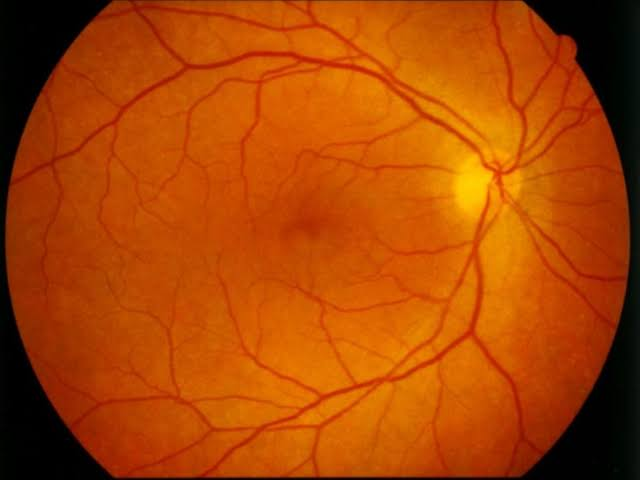
#> input picture Clase/retina.jpg, 640 x 480 px
$ jupyter execute --allow-errors 01_intro_python.ipynb
#> lines starting #> are read from the running program, lines starting #| are printed output that depends on the picture; after the words box and inside, x2 and y2 are one past the last pixel; in counts of white or black regions, pixels touching at a corner belong together
# **-Operaciones básicas en Python-**

#### **Objetivo general:** Conocer y aplicar conceptos básicos de programación en Python, como el uso de variables, funciones, estructuras condicionales y generación de gráficas, para analizar, clasificar y visualizar datos.

# Variables

**Objetivo:** Aprender a utilizar variables en Python para almacenar datos y utilizarlos en operaciones y análisis dentro del programa.

## *Función: mandar a imprimir*

[cell 1]
print("Hola")

[cell 2]
print("Hola mundo")

## *Operaciones*

### Sumatoria

[cell 3]
a = 5
b = 10
print(a + b)

### Multiplicación

[cell 4]
a = 5
b = 10
print (a*b)

## *Variable*

[cell 5]
nombre = "Laboratorio"
print(nombre)

## *Operación con lista de datos*

### Promedios

Variable

[cell 6]
datos = [10, 12, 15, 18, 20]

Operación

[cell 7]
promedio = sum(datos)/len(datos)

Función

[cell 8]
print(promedio)

[cell 9]
datos_dos = [5, 8, 12, 9, 10, 15, 18, 20, 21, 3]

[cell 10]
promedio_dos = sum(datos_dos)/len(datos_dos)

[cell 11]
print(promedio_dos)

### Número máximo

[cell 12]
maximo = max(datos_dos)

[cell 13]
print(maximo)

**Conclusión:** Se comprendió el uso de variables en Python para almacenar y manejar datos. Además de interpretar que las variables son fundamentales para realizar operaciones y organizar la información en el código.

# Funciones en Python

**Objetivo:** Comprender y aplicar el uso de funciones en Python para organizar el código, reutilizar instrucciones y automatizar procesos como el análisis de datos.

### Definir una función

[cell 14]
def saludar():
    print("Hola mundo")

### Llamar a la función

[cell 15]
saludar()

### Sumatoria

[cell 16]
def sumar(a,b):
    return a + b

[cell 17]
resultado=sumar(2,6)

[cell 18]
print (resultado)

### Promedio

[cell 19]
def calcular_promedio(lista):
    return sum(lista)/len(lista)

[cell 20]
lista=[4,8,3,7,9]

[cell 21]
print (calcular_promedio(lista))

### Valor máximo

[cell 22]
def valor_maximo(lista):
    return max(lista)

[cell 23]
print(valor_maximo(lista))

### Valor mínimo

[cell 24]
def valor_minimo(lista):
    return min(lista)

[cell 25]
print (valor_minimo(lista))

[cell 26]
lista_dos=[12, 15, 18, 22, 45]

[cell 27]
def valor_min(lista_dos):
    return min(lista_dos)

[cell 28]
print(valor_min(lista_dos))

**Conclusión:** En esta parte aprendí a utilizar funciones en Python para organizar mejor el código y evitar repetir instrucciones. Además, se analizó que las funciones permiten realizar tareas de forma más ordenada y eficiente.

# Gráficas

**Objetivo:** Aprender a generar y utilizar gráficas en Python para visualizar y analizar datos, permitiendo observar la distribución, comparación y relación entre distintos valores.

**Sesión 6 04/03/26**

### Importar libreria

[cell 29]
import matplotlib.pyplot as plt

### Gráfica de líneas

[cell 30]
datos = [3, 5, 7, 4, 6]

[cell 31]
plt.plot(datos)
plt.title("Datos simulados")
plt.xlabel("Índice")
plt.ylabel("Valor")
plt.show()

[cell 32]
datos2 = [27,24,17,32,12,17,23,19,28,11]

[cell 33]
plt.plot(datos2)
plt.title("Nueva gráfica")
plt.show()
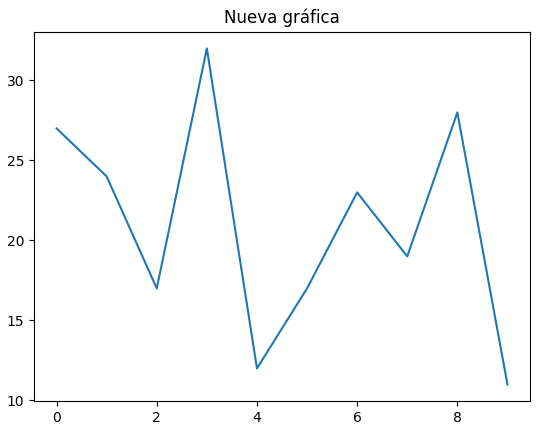
#> figure drawn by matplotlib, 1 panel; curve peaks at x = 3, y = 32

### Gráfica de barras

[cell 34]
carreras = ["Medicina", "Enfermería", "Odontología"]
estudiantes = [50, 35, 20]

plt.bar(carreras, estudiantes)
plt.title("Número de estudiantes por carrera")
plt.xlabel("Carrera")
plt.ylabel("Cantidad")

plt.show()
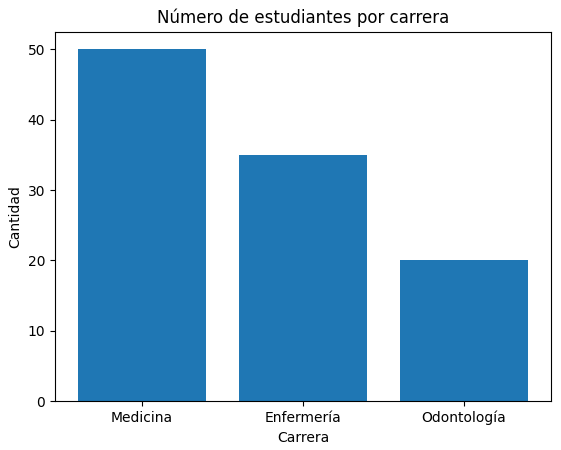
#> figure drawn by matplotlib, 1 panel; tallest bar 50 high, from x = -0.4 to 0.4

### Gráfica de pastel

[cell 35]
frutas = ["Manzana", "Plátano", "Naranja"]
cantidad = [40, 35, 25]

plt.pie(cantidad, labels=frutas, autopct="%1.1f%%")
plt.title("Distribución de frutas")

plt.show()
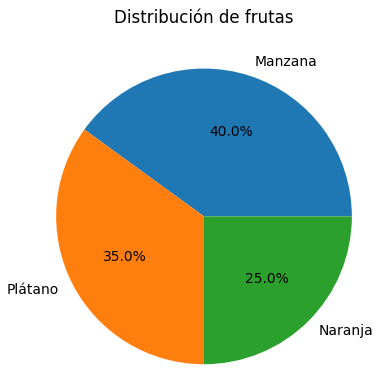
#> figure drawn by matplotlib, 1 panel

### Histograma

[cell 36]
calificaciones = [60,70,80,90,75,85,95,65,70,88]

plt.hist(calificaciones)
plt.title("Distribución de calificaciones")
plt.xlabel("Calificación")
plt.ylabel("Frecuencia")

plt.show()
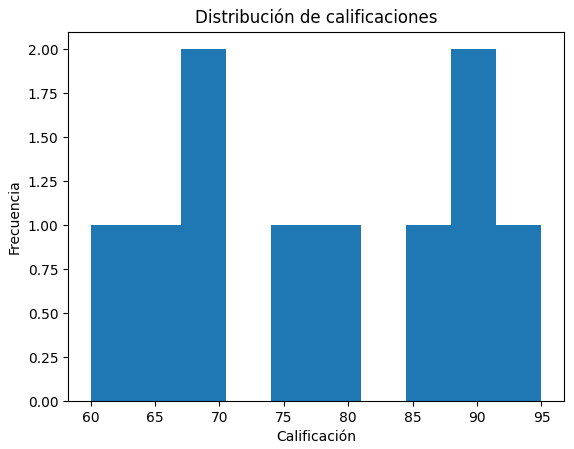
#> figure drawn by matplotlib, 1 panel

### Gráfica de área

[cell 37]
x = [1,2,3,4,5]
y = [3,5,4,6,7]

plt.fill_between(x, y)
plt.title("Gráfica de área")
plt.xlabel("Tiempo")
plt.ylabel("Valor")

plt.show()
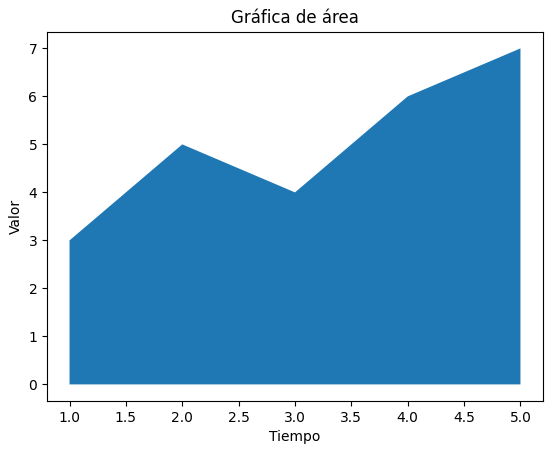
#> figure drawn by matplotlib, 1 panel

### Gráfica de bigotes

[cell 38]
datos = [10,12,14,15,18,20,22,25,30]

plt.boxplot(datos)
plt.title("Distribución de datos")

plt.show()
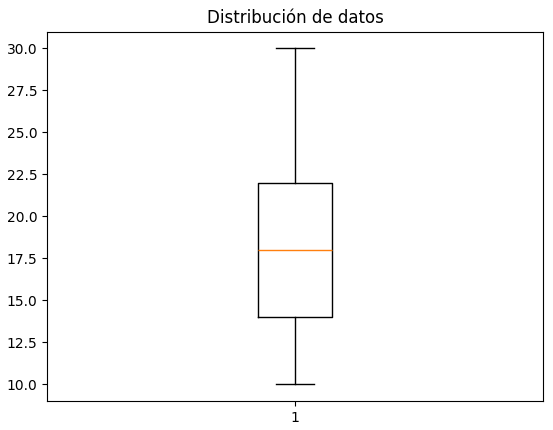
#> figure drawn by matplotlib, 1 panel

### Gráfica 3D

[cell 39]
import numpy as np
from mpl_toolkits.mplot3d import Axes3D

# Crear datos
x = np.linspace(-5, 5, 50)
y = np.linspace(-5, 5, 50)

X, Y = np.meshgrid(x, y)

Z = np.sin(np.sqrt(X**2 + Y**2))

# Crear gráfica
fig = plt.figure()
ax = fig.add_subplot(111, projection='3d')

ax.plot_surface(X, Y, Z)

ax.set_title("Superficie 3D")

plt.show()
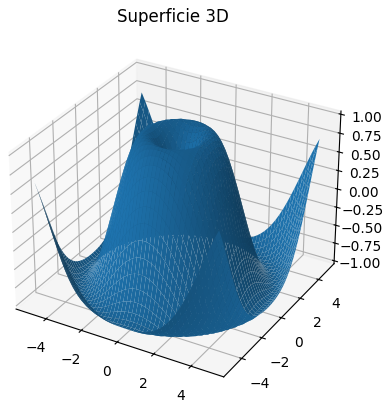
#> figure drawn by matplotlib, 1 panel

**Conclusión:** En el desarrollo de esta seción se comprendió cómo utilizar gráficas en Python para representar datos de forma visual, lo que permitió  comparar valores y entender mejor la información analizada. Además, aprendí que las gráficas son una herramienta útil para presentar resultados de manera clara.

## *Conclusión general*

A lo largo de estas semanas aprendí conceptos básicos de Python, como variables, funciones, estructuras condicionales y a generar diferentes tipos de gráficas. Una de las dificultadas presentadas fue asociarme con el lenguaje de programación, además de la interpretación de ciclos, como el for. Sin embargo, con la práctica fue posible comprender mejor como organizar el código y el uso de Python para el análisis y visualización de datos de una forma clara y organizada. Lo que comprendí con mayor claridad fue el uso de variables, las estructuras if, elif y else para clasificar datos, y cómo las gráficas ayudan a representar y analizar la información de manera más clara.

## Imagen clinica

Importar librería

[cell 40]
import cv2
import matplotlib.pyplot as plt

### Subir imagen

[cell 41]
img = cv2.imread("retina.jpg")
#> img is the input picture: shape (480, 640, 3); mean B, G, R 2.7, 69, 169.5

[cell 42]
plt.imshow(cv2.cvtColor(img, cv2.COLOR_BGR2RGB))
plt.show()

### Imagen en escala de grises

[cell 43]
gray = cv2.cvtColor(img, cv2.COLOR_BGR2GRAY)
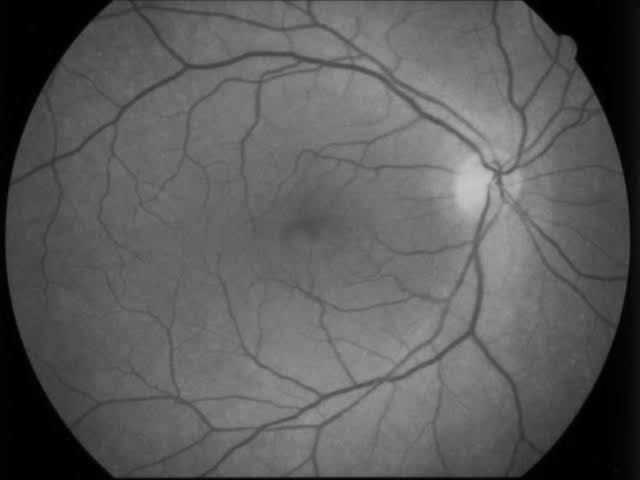
#> gray: shape (480, 640); min 0, max 199, mean 91.5

[cell 44]
plt.imshow(gray, cmap='gray')
plt.title("Imagen en escala de grises")
plt.show()

### Comparativa de imagenes

[cell 45]
plt.figure(figsize=(10,4))

plt.subplot(1,2,1)
plt.imshow(cv2.cvtColor(img, cv2.COLOR_BGR2RGB))
plt.title("Imagen original")

plt.subplot(1,2,2)
plt.imshow(gray, cmap='gray')
plt.title("Escala de grises")

plt.show()

### Histograma de los colores

[cell 46]
plt.hist(gray.ravel(), bins=256)
plt.title("Histograma")
plt.show()
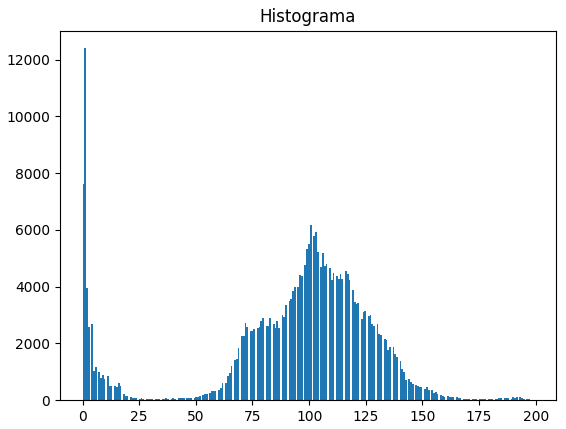
#> figure drawn by matplotlib, 1 panel; tallest bar 12406 high, from x = 0.777 to 1.55

### Umbralización

[cell 47]
_, thresh = cv2.threshold(gray, 120, 255, cv2.THRESH_BINARY)
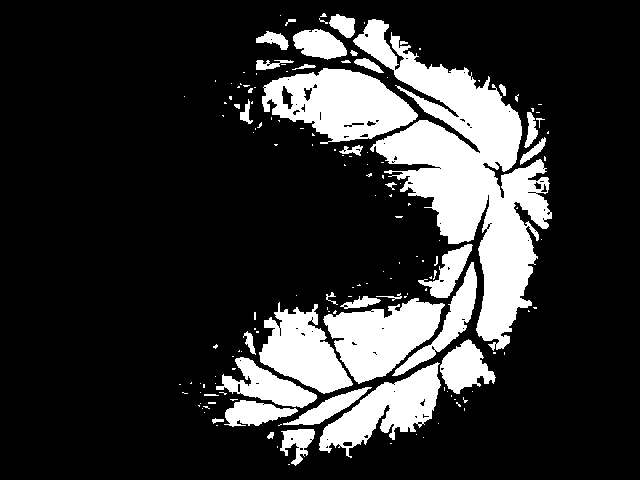
#> thresh: shape (480, 640); 19.8% white; 155 white regions (117 under 20 px), largest, box (x1, y1, x2, y2) and area: (353, 19, 552, 351) 23901, (262, 68, 418, 144) 7161, (323, 298, 445, 384) 5833

[cell 48]
plt.imshow(thresh, cmap='gray')
plt.title("Imagen umbralizada")
plt.show()

[cell 49]
cv2.imwrite("resultado_umbral.jpg", thresh)
#> Out = True

$ run again, with Tareas/imagenes dentales sarro/images.jpeg copied over Clase/retina.jpg
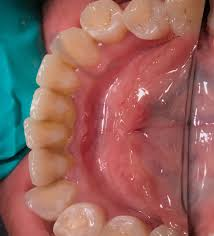
#> input picture Tareas/imagenes dentales sarro/images.jpeg, 214 x 236 px
#> img is the input picture: shape (236, 214, 3); mean B, G, R 93.4, 99.7, 147.9
#> `plt.show()`:
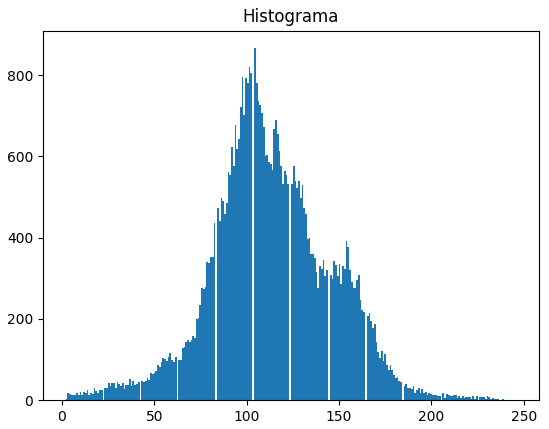
#> figure drawn by matplotlib, 1 panel; tallest bar 866 high, from x = 104 to 104.9
#> `_, thresh = cv2.threshold(gray, 120, 255, cv2.THRESH_BINARY)`:
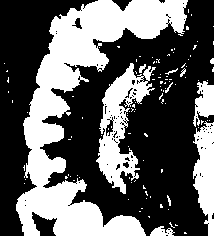
#> thresh: shape (236, 214); 38.5% white; 113 white regions (102 under 20 px), largest, box (x1, y1, x2, y2) and area: (16, 0, 188, 236) 13576, (96, 63, 156, 194) 3050, (193, 121, 214, 236) 1623
#> Out = True
